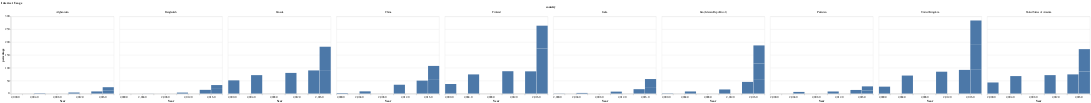

Notebook code cell kept with this figure:
### Markdown cell above
## Altair trellis plot

For this altair trellis plot I am using Communication data, more specifically Internet Usage data. <br>
The source of this data is International Telecommunication Union (ITU) based in Geneva. 

- Plotting the percentage of people (in a barchart) using internet in different countries,  from years 2005-2018

### Code cell
df.head()

alt.Chart(internet).mark_bar().encode(
    alt.X("year", bin=True, axis=alt.Axis(title='Year')),
    y='percentage',
    facet=alt.Facet('country')).properties(
    title='Internet Usage'
    )

### Figure 1 — Vega-Lite specification as saved in the notebook (floating-point values rounded to 4 significant figures)
{"config": {"view": {"continuousWidth": 400, "continuousHeight": 300}}, "data": {"name": "data-0fce30bd1b51bb6194d2198e9a96716c"}, "mark": "bar", "encoding": {"facet": {"type": "nominal", "field": "country"}, "x": {"type": "quantitative", "axis": {"title": "Year"}, "bin": true, "field": "year"}, "y": {"type": "quantitative", "field": "percentage"}}, "title": "Internet Usage", "$schema": "https://vega.github.io/schema/vega-lite/v4.8.1.json", "datasets": {"data-0fce30bd1b51bb6194d2198e9a96716c": [{"country": "Pakistan", "year": 2005, "percentage": 6.332}, {"country": "Pakistan", "year": 2010, "percentage": 8.0}, {"country": "Pakistan", "year": 2015, "percentage": 14.0}, {"country": "Pakistan", "year": 2016, "percentage": 12.39}, {"country": "Pakistan", "year": 2017, "percentage": 15.51}, {"country": "India", "year": 2000, "percentage": 0.5275}, {"country": "India", "year": 2005, "percentage": 2.388}, {"country": "India", "year": 2010, "percentage": 7.5}, {"country": "India", "year": 2015, "percentage": 17.0}, {"country": "India", "year": 2016, "percentage": 22.0}, {"country": "India", "year": 2017, "percentage": 34.45}, {"country": "Bangladesh", "year": 2000, "percentage": 0.071}, {"country": "Bangladesh", "year": 2005, "percentage": 0.2416}, {"country": "Bangladesh", "year": 2010, "percentage": 3.7}, {"country": "Bangladesh", "year": 2015, "percentage": 14.4}, {"country": "Bangladesh", "year": 2016, "percentage": 18.02}, {"country": "Bangladesh", "year": 2017, "percentage": 15.0}, {"country": "Iran (Islamic Republic of)", "year": 2000, "percentage": 0.9342}, {"country": "Iran (Islamic Republic of)", "year": 2005, "percentage": 8.1}, {"country": "Iran (Islamic Republic of)", "year": 2010, "percentage": 15.9}, {"country": "Iran (Islamic Republic of)", "year": 2015, "percentage": 45.34}, {"country": "Iran (Islamic Republic of)", "year": 2016, "percentage": 53.23}, {"country": "Iran (Islamic Republic of)", "year": 2017, "percentage": 64.04}, {"country": "Iran (Islamic Republic of)", "year": 2018, "percentage": 70.0}, {"country": "Afghanistan", "year": 2005, "percentage": 1.224}, {"country": "Afghanistan", "year": 2010, "percentage": 4.0}, {"country": "Afghanistan", "year": 2015, "percentage": 8.26}, {"country": "Afghanistan", "year": 2016, "percentage": 11.2}, {"country": "Afghanistan", "year": 2017, "percentage": 13.5}, {"country": "China", "year": 2000, "percentage": 1.776}, {"country": "China", "year": 2005, "percentage": 8.523}, {"country": "China", "year": 2010, "percentage": 34.3}, {"country": "China", "year": 2015, "percentage": 50.3}, {"country": "China", "year": 2016, "percentage": 53.2}, {"country": "China", "year": 2017, "percentage": 54.3}, {"country": "United States of America", "year": 2000, "percentage": 43.08}, {"country": "United States of America", "year": 2005, "percentage": 67.97}, {"country": "United States of America", "year": 2010, "percentage": 71.69}, {"country": "United States of America", "year": 2015, "percentage": 74.55}, {"country": "United States of America", "year": 2016, "percentage": 85.54}, {"country": "United States of America", "year": 2017, "percentage": 87.27}, {"country": "Canada", "year": 2000, "percentage": 51.3}, {"country": "Canada", "year": 2005, "percentage": 71.66}, {"country": "Canada", "year": 2010, "percentage": 80.3}, {"country": "Canada", "year": 2015, "percentage": 90.0}, {"country": "Canada", "year": 2016, "percentage": 91.16}, {"country": "Canada", "year": 2017, "percentage": 91.0}, {"country": "United Kingdom", "year": 2000, "percentage": 26.82}, {"country": "United Kingdom", "year": 2005, "percentage": 70.0}, {"country": "United Kingdom", "year": 2010, "percentage": 85.0}, {"country": "United Kingdom", "year": 2015, "percentage": 92.0}, {"country": "United Kingdom", "year": 2016, "percentage": 94.78}, {"country": "United Kingdom", "year": 2017, "percentage": 94.62}, {"country": "United Kingdom", "year": 2018, "percentage": 94.9}, {"country": "Finland", "year": 2000, "percentage": 37.25}, {"country": "Finland", "year": 2005, "percentage": 74.48}, {"country": "Finland", "year": 2010, "percentage": 86.89}, {"country": "Finland", "year": 2015, "percentage": 86.42}, {"country": "Finland", "year": 2016, "percentage": 87.7}, {"country": "Finland", "year": 2017, "percentage": 87.47}, {"country": "Finland", "year": 2018, "percentage": 88.89}]}}
